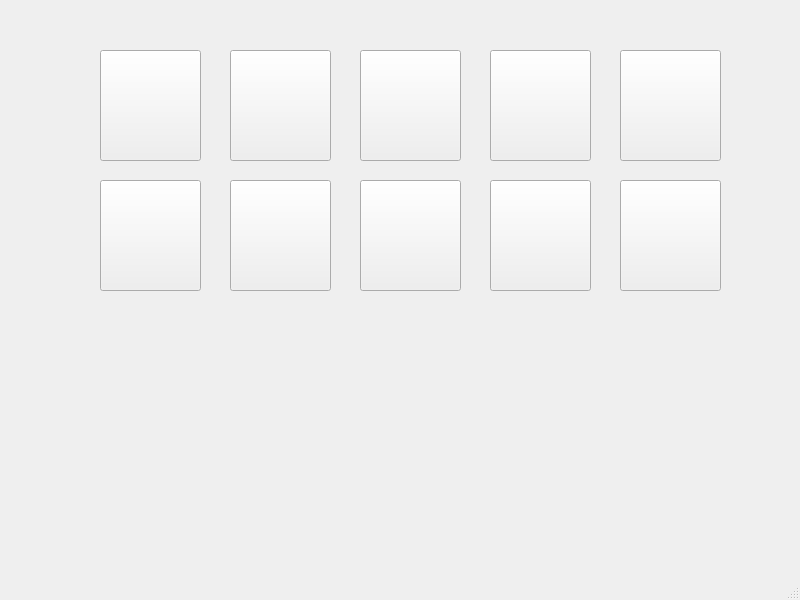
<?xml version="1.0" encoding="UTF-8"?>
<ui version="4.0">
 <class>MainWindow</class>
 <widget class="QMainWindow" name="MainWindow">
  <property name="geometry">
   <rect>
    <x>0</x>
    <y>0</y>
    <width>800</width>
    <height>600</height>
   </rect>
  </property>
  <property name="windowTitle">
   <string>MainWindow</string>
  </property>
  <widget class="QWidget" name="centralwidget">
   <widget class="QPushButton" name="pushButton">
    <property name="geometry">
     <rect>
      <x>100</x>
      <y>50</y>
      <width>101</width>
      <height>111</height>
     </rect>
    </property>
    <property name="focusPolicy">
     <enum>Qt::WheelFocus</enum>
    </property>
    <property name="text">
     <string/>
    </property>
   </widget>
   <widget class="QPushButton" name="pushButton_2">
    <property name="geometry">
     <rect>
      <x>230</x>
      <y>50</y>
      <width>101</width>
      <height>111</height>
     </rect>
    </property>
    <property name="text">
     <string/>
    </property>
   </widget>
   <widget class="QPushButton" name="pushButton_3">
    <property name="geometry">
     <rect>
      <x>360</x>
      <y>50</y>
      <width>101</width>
      <height>111</height>
     </rect>
    </property>
    <property name="text">
     <string/>
    </property>
   </widget>
   <widget class="QPushButton" name="pushButton_4">
    <property name="geometry">
     <rect>
      <x>490</x>
      <y>50</y>
      <width>101</width>
      <height>111</height>
     </rect>
    </property>
    <property name="text">
     <string/>
    </property>
   </widget>
   <widget class="QPushButton" name="pushButton_5">
    <property name="geometry">
     <rect>
      <x>620</x>
      <y>50</y>
      <width>101</width>
      <height>111</height>
     </rect>
    </property>
    <property name="text">
     <string/>
    </property>
   </widget>
   <widget class="QPushButton" name="pushButton_6">
    <property name="geometry">
     <rect>
      <x>100</x>
      <y>180</y>
      <width>101</width>
      <height>111</height>
     </rect>
    </property>
    <property name="text">
     <string/>
    </property>
   </widget>
   <widget class="QPushButton" name="pushButton_7">
    <property name="geometry">
     <rect>
      <x>230</x>
      <y>180</y>
      <width>101</width>
      <height>111</height>
     </rect>
    </property>
    <property name="text">
     <string/>
    </property>
   </widget>
   <widget class="QPushButton" name="pushButton_8">
    <property name="geometry">
     <rect>
      <x>360</x>
      <y>180</y>
      <width>101</width>
      <height>111</height>
     </rect>
    </property>
    <property name="text">
     <string/>
    </property>
   </widget>
   <widget class="QPushButton" name="pushButton_9">
    <property name="geometry">
     <rect>
      <x>490</x>
      <y>180</y>
      <width>101</width>
      <height>111</height>
     </rect>
    </property>
    <property name="text">
     <string/>
    </property>
   </widget>
   <widget class="QPushButton" name="pushButton_10">
    <property name="geometry">
     <rect>
      <x>620</x>
      <y>180</y>
      <width>101</width>
      <height>111</height>
     </rect>
    </property>
    <property name="text">
     <string/>
    </property>
   </widget>
   <widget class="QLabel" name="labelUnsuccessfulMoves">
    <property name="geometry">
     <rect>
      <x>330</x>
      <y>380</y>
      <width>101</width>
      <height>81</height>
     </rect>
    </property>
    <property name="font">
     <font>
      <family>Consolas</family>
      <pointsize>10</pointsize>
      <weight>75</weight>
      <italic>true</italic>
      <bold>true</bold>
     </font>
    </property>
    <property name="text">
     <string/>
    </property>
   </widget>
   <widget class="QLabel" name="labelUnSuccess">
    <property name="geometry">
     <rect>
      <x>100</x>
      <y>380</y>
      <width>411</width>
      <height>81</height>
     </rect>
    </property>
    <property name="font">
     <font>
      <family>Consolas</family>
      <pointsize>10</pointsize>
      <weight>75</weight>
      <italic>true</italic>
      <bold>true</bold>
     </font>
    </property>
    <property name="text">
     <string/>
    </property>
   </widget>
  </widget>
  <widget class="QMenuBar" name="menubar">
   <property name="geometry">
    <rect>
     <x>0</x>
     <y>0</y>
     <width>800</width>
     <height>25</height>
    </rect>
   </property>
  </widget>
  <widget class="QStatusBar" name="statusbar"/>
 </widget>
 <resources/>
 <connections/>
</ui>
